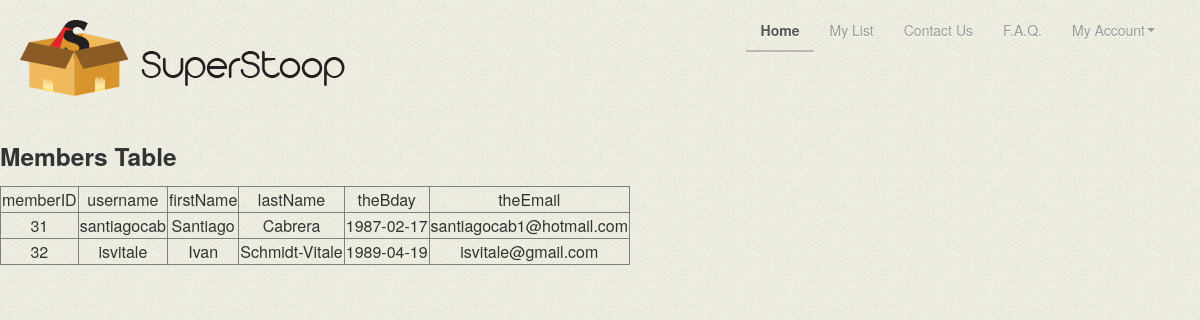
Page /superstoop_old/admin_display_users.php on the committed database.
### tables this page shows
CREATE TABLE IF NOT EXISTS `members` (
  `memberID` int(11) NOT NULL AUTO_INCREMENT,
  `username` varchar(20) NOT NULL,
  `password` varchar(20) NOT NULL,
  `firstName` varchar(50) NOT NULL,
  `lastName` varchar(50) NOT NULL,
  `theBday` date NOT NULL,
  `theGender` tinyint(1) NOT NULL,
  `theEmail` varchar(70) NOT NULL,
  `active` tinyint(1) NOT NULL,
  `admin` tinyint(1) NOT NULL,
  PRIMARY KEY (`memberID`),
  UNIQUE KEY `username` (`username`),
  UNIQUE KEY `memberID` (`memberID`),
  UNIQUE KEY `theemail` (`theEmail`)
);

### superstoop_old/admin_display_users.php (the view, shortened to what this page needs)
<html>
<body>
<!DOCTYPE html>
 <html class="no-js">
    <head>
        <link rel="stylesheet" href="css/bootstrap.min.css">
        <link rel="stylesheet" href="css/bootstrap-responsive.min.css">
        <link rel="stylesheet" href="css/main.css">
    </head>
    <body>
		<div class="navbar navbar-inverse">
			<div class="navbar-inner">
				<div class="container">
					<a class="brand" href="index.html">Super Stoop</a>
					<div class="nav-collapse collapse pull-right">
						<ul class="nav">
							<li class="active"><a href="index.php">Home</a></li>
							<li><a href="mylist.php">My List</a></li>
							<li><a href="contact.php">Contact Us</a></li>
							<li><a href="faq.php">F.A.Q.</a></li>
							<li class="dropdown">
                                <a href="#" class="dropdown-toggle" data-toggle="dropdown">My Account<b class="caret"></b></a>
                            </li>
						</ul>
					</div>
				</div>
			</div>
		</div>
		<?php
		echo "<h3>Members Table</h3>\n";
		$query = "SELECT memberID, username, firstName, lastName, theBday, theEmail FROM members";
		$result = mysql_query( $query ) or die( "Query failed: ". mysql_error() );
			echo "<table border=\"1\">\n";
			echo "\t<tr>\n";
			echo "\t\t<td>memberID</td>\n";
			echo "\t\t<td>username</td>\n";
			echo "\t\t<td>firstName</td>\n";
			echo "\t\t<td>lastName</td>\n";
			echo "\t\t<td>theBday</td>\n";
			echo "\t\t<td>theEmail</td>\n";
			echo "\t</tr>\n";
			while ( $row = mysql_fetch_array( $result, MYSQL_ASSOC )) {
				echo "\t<tr>\n";
				foreach ( $row as $item ) {
					echo "\t\t<td>$item</td>\n";
				}
				echo "\t</tr>\n";
			}
			echo "</table>\n";
		?>
    </body>
</html>

### superstoop_old/css/main.css (style rules this page uses)
body { background: #000 url(../img/bg.png) repeat; }
.brand { background: url(../img/logo.png) no-repeat; width:325px; height:76px; text-indent:-99999px; }
table { text-align:center; }
.nav > li > a { display: inline; }

### superstoop_old/admin_display_users.php (style rules this page uses)
body { padding-top: 20px; padding-bottom: 40px; }

### rows in the picture
members: memberID "31", username "santiagocab", firstName "Santiago", lastName "Cabrera", theBday "1987-02-17", theEmail "santiagocab1@hotmail.com"
members: memberID "32", username "isvitale", firstName "Ivan", lastName "Schmidt-Vitale", theBday "1989-04-19", theEmail "isvitale@gmail.com"
